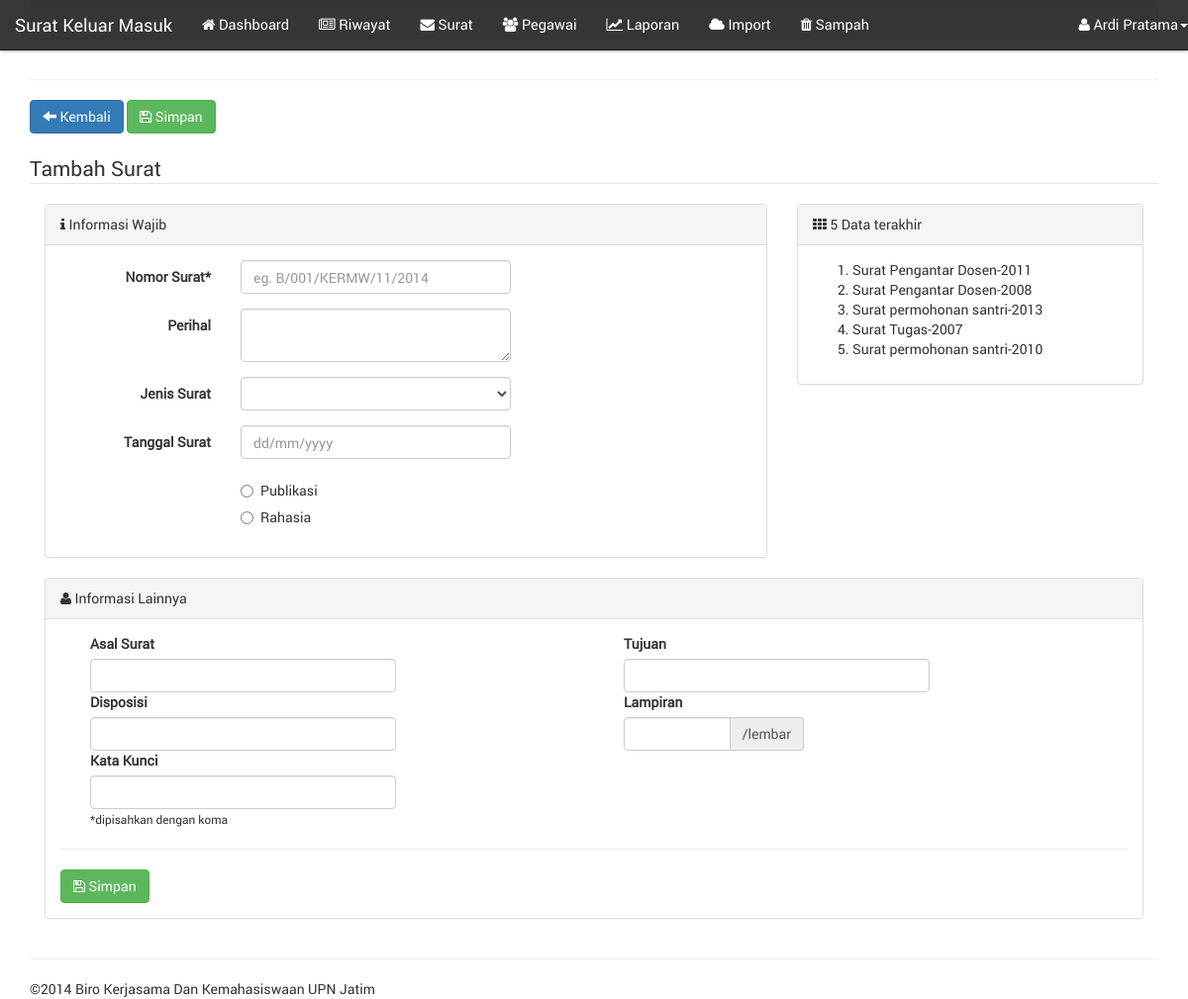
The page /?page=surat/tambah (signed in) on the database as committed earlier.
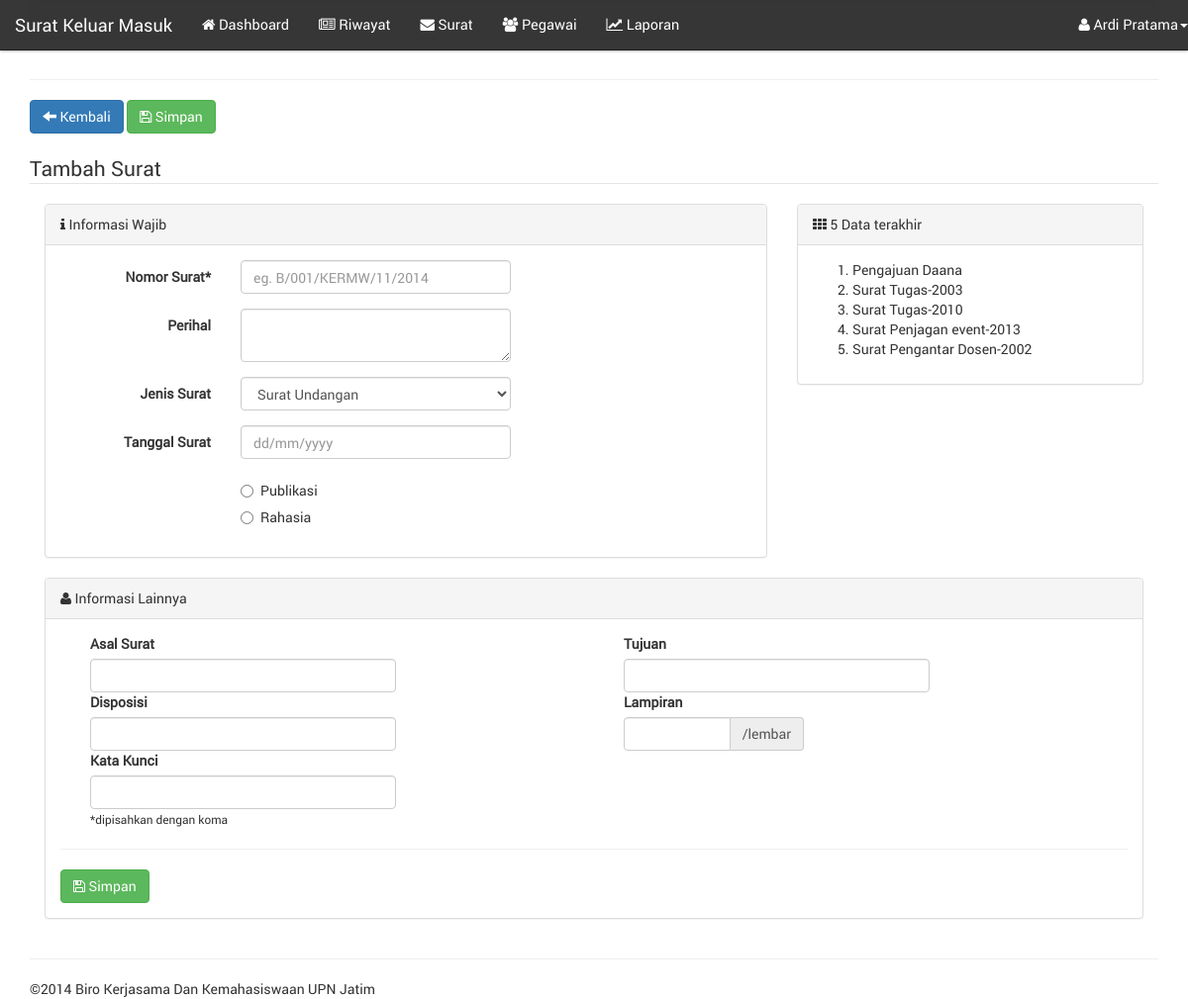
The same page on the database as committed later.
### tables this page shows
CREATE TABLE `surat` (
  `idsurat` varchar(30) NOT NULL DEFAULT '' COMMENT 'NO SURAT',
  `jenis_surat` varchar(10) DEFAULT NULL COMMENT 'Masuk / Keluar',
  `tanggal_surat` date DEFAULT NULL COMMENT 'Tanggal yang tertera pada surat',
  `idkategori` varchar(255) DEFAULT NULL,
  `perihal` text,
  `tujuan` varchar(255) DEFAULT NULL COMMENT 'Sebagai catatan tambahan untuk memperjelas surat',
  `asal_surat` varchar(45) DEFAULT NULL COMMENT 'asal surat, bisa dari instansi internal atau eksternal',
  `disposisi` varchar(255) DEFAULT NULL COMMENT 'Disposisi surat',
  `kata_kunci` varchar(255) DEFAULT NULL COMMENT 'Kata kunci yang berhubungan dengan surat',
  `delete` varchar(1) DEFAULT '0' COMMENT 'DELETE = status data terdelet, 1 adalah file delete, 2 tidak delete',
  `posting` varchar(255) DEFAULT NULL COMMENT 'Di posting oleh idusers',
  `public` varchar(1) DEFAULT '0' COMMENT 'status, 1=publikasi, 0=private',
  `lampiran` varchar(255) DEFAULT 'no_lampiran.jpeg' COMMENT 'Lampiran berupa gambar, gambar surat',
  `created_at` timestamp NOT NULL DEFAULT CURRENT_TIMESTAMP COMMENT 'tanggal surat di insert/ update oleh sistem',
  PRIMARY KEY (`idsurat`)
);

### models.php (called while the page is built, shortened)
<?php
function get_login($tampil){
    $aktif=$_SESSION['idusers'];
    $query=mysql_query("select * from users a, pegawai b, bagian c where a.idusers=b.idpegawai and a.idusers='$aktif' and a.idbagian=c.idbagian");
    $data=mysql_fetch_array($query);
    return $data[$tampil];
}
function get_kategori($order_by='idkategori'){
    $query=mysql_query("select * from kategori order by $order_by DESC");
    return $query;
}
function get_last_surat($order_by='created_at',$limit=5){
    $query=mysql_query('select * from surat order by created_at DESC limit 5 ');
    return $query;
}
?>

### module/surat/tambah.php (the view, shortened to what the changed rows need)
<div class="row clearfix">
	<div class="col-md-12">
        <form method="post" enctype="multipart/form-data" role="form">
        <?php if(get_login('idbagian')==0){?>
            <a href="./?page=surat/riwayat" class="btn btn-primary"><i class="glyphicon glyphicon-arrow-left"></i> Kembali</a>
        <?php }else{ ?>
            <a href="./?page=surat/index" class="btn btn-primary"><i class="glyphicon glyphicon-arrow-left"></i> Kembali</a>
        <?php } ?>
        <button type="submit" name="tambah_surat" class="btn btn-success"><i class="fa fa-save"></i> Simpan</button>
        <div class="clearfix"></div><br />
            <fieldset>
                <legend>Tambah Surat</legend>
                <div class="col-md-8">
                    <div class="panel panel-default">
                    <div class="panel-heading"><i class="fa fa-info"></i> Informasi Wajib</div>
                    <div class="panel-body">
                        <div class="form-horizontal">
                              <div class="form-group">
                                <label class="col-sm-3 control-label">Nomor Surat*</label>
                                <div class="col-sm-5">
                                  <input type="text" autofocus="" class="form-control" name="idsurat" required="" placeholder="eg. B/001/KERMW/11/2014"/>
                                </div>
                              </div>
                            <div class="form-group">
                                <label class="col-sm-3 control-label">Perihal</label>
                                <div class="col-sm-5">
                                  <textarea class="form-control" name="perihal"></textarea>
                                </div>
                              </div>
                              <div class="form-group">
                                <label class="col-sm-3 control-label">Jenis Surat</label>
                                <div class="col-sm-5">
                                  <select class="form-control" name="kategori">
                                    <?php $get_kategori=get_kategori();while($hasil=mysql_fetch_array($get_kategori)){?>
                                        <option value="<?php echo $hasil['idkategori'] ?>"><?php echo $hasil['keterangan_kategori'] ?></option>
                                    <?php } ?>
                                  </select>
                                </div>
                              </div>
                            <div class="form-group">
                                <label class="col-sm-3 control-label">Tanggal Surat</label>
                                <div class="col-sm-5">
                                  <input type="text" name="tanggal_surat" id="tl" class="form-control" placeholder="dd/mm/yyyy" required="" />
                                </div>
                              </div>
                              <?php if(get_login('idbagian')==0){?>
                                <input type="hidden" name="publikasi" value="0" />
                              <?php }else{?>
                                <div class="form-group">
                                <label class="col-sm-3 control-label"></label>
                                <div class="col-sm-5">
                                  <div class="radio">
                                      <label>
                                        <input type="radio" name="publikasi" required="" value="1" />
                                        Publikasi
                                      </label>
                                    </div>
                                    <div class="radio">
                                      <label>
                                        <input type="radio" name="publikasi" required="" value="0"/>
                                        Rahasia
                                      </label>
                                    </div>
                                </div>
                            </div>
                              <?php } ?>
                        </div>
                    </div>
                </div>
            </div>
            <div class="col-md-4">
                    <div class="panel panel-default">
                    <div class="panel-heading"><i class="fa fa-th"></i> 5 Data terakhir</div>
                    <div class="panel-body">
                        <ol>
                            <?php $data=get_last_surat('created_at',5);while($result=mysql_fetch_array($data)){?>
                                <li><?= $result['perihal'] ?></li>
                            <?php } ?>
                        </ol>
                    </div>
                </div>
            </div>
        </fieldset>
        <div class="col-lg-12">
            <div class="panel panel-default">
            <div class="panel-heading"><i class="fa fa-user"></i> Informasi Lainnya</div>
            <div class="panel-body">
                <div class="col-sm-6">
                    <div class="form-group">
                        <div class="col-xs-8">
                            <label id="label2">Asal Surat</label>
                            <input type="text" class="form-control" name="asal_surat" required="" placeholder="" />
                        </div>
                    </div>
                    <div class="form-group">
                        <div class="col-xs-8">
                            <label>Disposisi</label>
                            <input type="text" class="form-control" name="disposisi" placeholder="" />
                        </div>
                    </div>
                    <div class="form-group">
                        <div class="col-xs-8">
                            <label>Kata Kunci</label>
                            <input type="text" class="form-control" name="keyword" placeholder="" />
                            <small>*dipisahkan dengan koma</small>
                        </div>
                    </div>
                </div>
                <div class="col-sm-6">
                    <div class="form-group">
                            <div class="col-xs-8">
                                <label>Tujuan </label>
                                <input type="text" name="tujuan" class="form-control"/>
                            </div>
                        </div>
                    <div class="form-group">
                        <div class="col-xs-5">
                            <label>Lampiran</label>
                              <div class="input-group">
                                <input type="text" class="form-control" name="lampiran" />
                              <span class="input-group-addon">/lembar</span>
                            </div>
                        </div>
                    </div>
                </div>
                <div class="clearfix"></div><hr />
                <button type="submit" name="tambah_surat" class="btn btn-success"><i class="fa fa-save"></i> Simpan</button>
            </div>
        </div>
        </div>
	   </form>
    </div>
</div>

### header.php (shortened to what the changed rows need)
<!DOCTYPE html>
<html lang="en">
<head>
	<link href="css/bootstrap.css" rel="stylesheet"/>
	<link href="css/style.css" rel="stylesheet"/>
    <link href="fonts/stylesheet.css" rel="stylesheet"/>
    <link href="css/font-awesome.min.css" rel="stylesheet" />
    <link href="css/jquery.dataTables.min.css" rel="stylesheet" />
</head>
<body>
<div class="container">
<div class="row clearfix">
		<div class="col-md-12 column">
			<nav class="navbar navbar-inverse navbar-fixed-top" role="navigation">
				<div class="collapse navbar-collapse" id="bs-example-navbar-collapse-1">
					<ul class="nav navbar-nav">
                        <?php if(isset($_SESSION['login']) && $_SESSION['login']==true){?>
                        <?php if(get_login('idbagian')==3){?>
                            <li><a href="./?page=import/index"><i class="fa fa-cloud"></i> Import</a></li>
                            <li><a href="./?page=sampah/index"><i class="fa fa-trash"></i> Sampah</a></li>
                        <?php } ?>
					    <?php } ?>
                    </ul>
				</div>
			</nav>
		</div>
	</div>

Rows that differ between the two databases and show on the page:
removed surat: perihal "Surat Pengantar Dosen-2011"
removed surat: perihal "Surat Pengantar Dosen-2008"
removed surat: perihal "Surat permohonan santri-2013"
removed surat: perihal "Surat Tugas-2007"
removed surat: perihal "Surat permohonan santri-2010"
added surat: perihal "Pengajuan Daana"
added surat: perihal "Surat Tugas-2003"
added surat: perihal "Surat Tugas-2010"
added surat: perihal "Surat Penjagan event-2013"
added surat: perihal "Surat Pengantar Dosen-2002"
Other text that changed with them:
form field kategori: (not shown) → "Surat Undangan"
text no longer shown: "Import Sampah"
